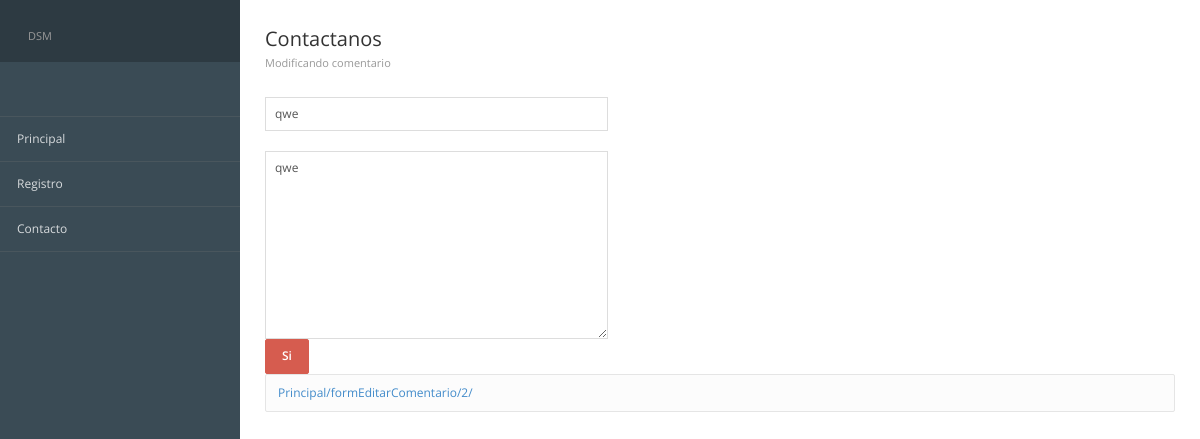
The page /formEditarComentario/2/ on the database as committed earlier.
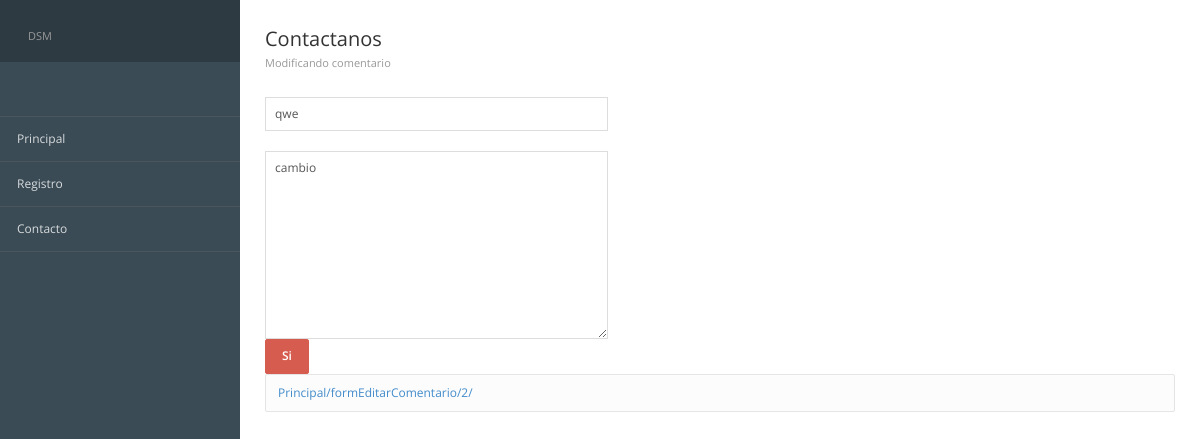
The same page on the database as committed later.
### registros/models.py (models this page shows, shortened)
class ComentarioContacto(models.Model):
    id = models.AutoField(primary_key=True,verbose_name="Clave")
    usuario = models.TextField(verbose_name="Usuario")
    mensaje = models.TextField(verbose_name="Comentario")
    created =models.DateTimeField(auto_now_add=True,verbose_name="Registrado")
    class Meta:
        verbose_name = "Comentario Contacto"
        verbose_name_plural = "Comentarios Contactos"
        ordering = ["-created"]

### registros/views.py (the view)
# urls.py: path('formEditarComentario/<int:id>/',views_registros.consultarComentarioIndividual, name='ConsultaIndividual'),
def consultarComentarioIndividual(request, id):
    comentario=ComentarioContacto.objects.get(id=id)
    return render(request,"registros/formEditarComentario.html",{'comentario':comentario})

### inicio/templates/registros/formEditarComentario.html (shortened to what this page needs)
{% extends "inicio/encabezado.html" %}
{% block encabezado%}
<div class="page-header">
<div class="page-title">
<h3>Contactanos
<small>Modificando comentario</small></h3>
</div>
<form class="form-horizontal" action="{% url 'Editar' comentario.id%}"method="POST" role="form">
<input value={{comentario.usuario}} name="usuario" type="text" class="form-control">
<textarea name="mensaje" cols="50" rows="10" class="form-control">{{comentario.mensaje}} </textarea>
<button type="submit" class="btn btn-danger">Si</button>
</div>
{%endblock%}

Rows that differ between the two databases and show on the page:
changed ComentarioContacto "qwe": mensaje "qwe" → "cambio"
